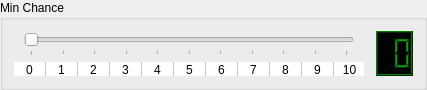
        <widget class="QGroupBox" name="groupSkillMindChance">
         <property name="maximumSize">
          <size>
           <width>16777215</width>
           <height>90</height>
          </size>
         </property>
         <property name="title">
          <string>Min Chance</string>
         </property>
         <layout class="QGridLayout" name="gridLayout_64">
          <item row="0" column="0">
           <layout class="QVBoxLayout" name="verticalSliderSkillHitChance">
            <property name="leftMargin">
             <number>10</number>
            </property>
            <property name="rightMargin">
             <number>16</number>
            </property>
            <item>
             <widget class="QSlider" name="sliderSkillHitChange">
              <property name="sizePolicy">
               <sizepolicy hsizetype="Expanding" vsizetype="Preferred">
                <horstretch>0</horstretch>
                <verstretch>15</verstretch>
               </sizepolicy>
              </property>
              <property name="minimumSize">
               <size>
                <width>330</width>
                <height>0</height>
               </size>
              </property>
              <property name="maximumSize">
               <size>
                <width>330</width>
                <height>16777215</height>
               </size>
              </property>
              <property name="layoutDirection">
               <enum>Qt::LeftToRight</enum>
              </property>
              <property name="maximum">
               <number>10</number>
              </property>
              <property name="pageStep">
               <number>1</number>
              </property>
              <property name="value">
               <number>0</number>
              </property>
              <property name="orientation">
               <enum>Qt::Horizontal</enum>
              </property>
              <property name="tickPosition">
               <enum>QSlider::TicksBelow</enum>
              </property>
             </widget>
            </item>
           </layout>
          </item>
          <item row="0" column="1" rowspan="2">
           <widget class="QLCDNumber" name="lcdSkillHitChance">
            <property name="palette">
             <palette>
              <active>
               <colorrole role="WindowText">
                <brush brushstyle="SolidPattern">
                 <color alpha="255">
                  <red>0</red>
                  <green>170</green>
                  <blue>0</blue>
                 </color>
                </brush>
               </colorrole>
               <colorrole role="Button">
                <brush brushstyle="SolidPattern">
                 <color alpha="255">
                  <red>0</red>
                  <green>85</green>
                  <blue>0</blue>
                 </color>
                </brush>
               </colorrole>
               <colorrole role="Light">
                <brush brushstyle="SolidPattern">
                 <color alpha="255">
                  <red>0</red>
                  <green>127</green>
                  <blue>0</blue>
                 </color>
                </brush>
               </colorrole>
               <colorrole role="Midlight">
                <brush brushstyle="SolidPattern">
                 <color alpha="255">
                  <red>0</red>
                  <green>106</green>
                  <blue>0</blue>
                 </color>
                </brush>
               </colorrole>
               <colorrole role="Dark">
                <brush brushstyle="SolidPattern">
                 <color alpha="255">
                  <red>0</red>
                  <green>42</green>
                  <blue>0</blue>
                 </color>
                </brush>
               </colorrole>
               <colorrole role="Mid">
                <brush brushstyle="SolidPattern">
                 <color alpha="255">
                  <red>0</red>
                  <green>56</green>
                  <blue>0</blue>
                 </color>
                </brush>
               </colorrole>
               <colorrole role="Text">
                <brush brushstyle="SolidPattern">
                 <color alpha="255">
                  <red>255</red>
                  <green>255</green>
                  <blue>255</blue>
                 </color>
                </brush>
               </colorrole>
               <colorrole role="BrightText">
                <brush brushstyle="SolidPattern">
                 <color alpha="255">
                  <red>255</red>
                  <green>255</green>
                  <blue>255</blue>
                 </color>
                </brush>
               </colorrole>
               <colorrole role="ButtonText">
                <brush brushstyle="SolidPattern">
                 <color alpha="255">
                  <red>255</red>
                  <green>255</green>
                  <blue>255</blue>
                 </color>
                </brush>
               </colorrole>
               <colorrole role="Base">
                <brush brushstyle="SolidPattern">
                 <color alpha="255">
                  <red>0</red>
                  <green>0</green>
                  <blue>0</blue>
                 </color>
                </brush>
               </colorrole>
               <colorrole role="Window">
                <brush brushstyle="SolidPattern">
                 <color alpha="255">
                  <red>0</red>
                  <green>0</green>
                  <blue>0</blue>
                 </color>
                </brush>
               </colorrole>
               <colorrole role="Shadow">
                <brush brushstyle="SolidPattern">
                 <color alpha="255">
                  <red>0</red>
                  <green>0</green>
                  <blue>0</blue>
                 </color>
                </brush>
               </colorrole>
               <colorrole role="AlternateBase">
                <brush brushstyle="SolidPattern">
                 <color alpha="255">
                  <red>0</red>
                  <green>42</green>
                  <blue>0</blue>
                 </color>
                </brush>
               </colorrole>
               <colorrole role="ToolTipBase">
                <brush brushstyle="SolidPattern">
                 <color alpha="255">
                  <red>255</red>
                  <green>255</green>
                  <blue>220</blue>
                 </color>
                </brush>
               </colorrole>
               <colorrole role="ToolTipText">
                <brush brushstyle="SolidPattern">
                 <color alpha="255">
                  <red>0</red>
                  <green>0</green>
                  <blue>0</blue>
                 </color>
                </brush>
               </colorrole>
              </active>
              <inactive>
               <colorrole role="WindowText">
                <brush brushstyle="SolidPattern">
                 <color alpha="255">
                  <red>0</red>
                  <green>170</green>
                  <blue>0</blue>
                 </color>
                </brush>
               </colorrole>
               <colorrole role="Button">
                <brush brushstyle="SolidPattern">
                 <color alpha="255">
                  <red>0</red>
                  <green>85</green>
                  <blue>0</blue>
                 </color>
                </brush>
               </colorrole>
               <colorrole role="Light">
                <brush brushstyle="SolidPattern">
                 <color alpha="255">
                  <red>0</red>
                  <green>127</green>
                  <blue>0</blue>
                 </color>
                </brush>
               </colorrole>
               <colorrole role="Midlight">
                <brush brushstyle="SolidPattern">
                 <color alpha="255">
                  <red>0</red>
                  <green>106</green>
                  <blue>0</blue>
                 </color>
                </brush>
               </colorrole>
               <colorrole role="Dark">
                <brush brushstyle="SolidPattern">
                 <color alpha="255">
                  <red>0</red>
                  <green>42</green>
                  <blue>0</blue>
                 </color>
                </brush>
               </colorrole>
               <colorrole role="Mid">
                <brush brushstyle="SolidPattern">
                 <color alpha="255">
                  <red>0</red>
                  <green>56</green>
                  <blue>0</blue>
                 </color>
                </brush>
               </colorrole>
               <colorrole role="Text">
                <brush brushstyle="SolidPattern">
                 <color alpha="255">
                  <red>255</red>
                  <green>255</green>
                  <blue>255</blue>
                 </color>
                </brush>
               </colorrole>
               <colorrole role="BrightText">
                <brush brushstyle="SolidPattern">
                 <color alpha="255">
                  <red>255</red>
                  <green>255</green>
                  <blue>255</blue>
                 </color>
                </brush>
               </colorrole>
               <colorrole role="ButtonText">
                <brush brushstyle="SolidPattern">
                 <color alpha="255">
                  <red>255</red>
                  <green>255</green>
                  <blue>255</blue>
                 </color>
                </brush>
               </colorrole>
               <colorrole role="Base">
                <brush brushstyle="SolidPattern">
                 <color alpha="255">
                  <red>0</red>
                  <green>0</green>
                  <blue>0</blue>
                 </color>
                </brush>
               </colorrole>
               <colorrole role="Window">
                <brush brushstyle="SolidPattern">
                 <color alpha="255">
                  <red>0</red>
                  <green>0</green>
                  <blue>0</blue>
                 </color>
                </brush>
               </colorrole>
               <colorrole role="Shadow">
                <brush brushstyle="SolidPattern">
                 <color alpha="255">
                  <red>0</red>
                  <green>0</green>
                  <blue>0</blue>
                 </color>
                </brush>
               </colorrole>
               <colorrole role="AlternateBase">
                <brush brushstyle="SolidPattern">
                 <color alpha="255">
                  <red>0</red>
                  <green>42</green>
                  <blue>0</blue>
                 </color>
                </brush>
               </colorrole>
               <colorrole role="ToolTipBase">
                <brush brushstyle="SolidPattern">
                 <color alpha="255">
                  <red>255</red>
                  <green>255</green>
                  <blue>220</blue>
                 </color>
                </brush>
               </colorrole>
               <colorrole role="ToolTipText">
                <brush brushstyle="SolidPattern">
                 <color alpha="255">
                  <red>0</red>
                  <green>0</green>
                  <blue>0</blue>
                 </color>
                </brush>
               </colorrole>
              </inactive>
              <disabled>
               <colorrole role="WindowText">
                <brush brushstyle="SolidPattern">
                 <color alpha="255">
                  <red>0</red>
                  <green>42</green>
                  <blue>0</blue>
                 </color>
                </brush>
               </colorrole>
               <colorrole role="Button">
                <brush brushstyle="SolidPattern">
                 <color alpha="255">
                  <red>0</red>
                  <green>85</green>
                  <blue>0</blue>
                 </color>
                </brush>
               </colorrole>
               <colorrole role="Light">
                <brush brushstyle="SolidPattern">
                 <color alpha="255">
                  <red>0</red>
                  <green>127</green>
                  <blue>0</blue>
                 </color>
                </brush>
               </colorrole>
               <colorrole role="Midlight">
                <brush brushstyle="SolidPattern">
                 <color alpha="255">
                  <red>0</red>
                  <green>106</green>
                  <blue>0</blue>
                 </color>
                </brush>
               </colorrole>
               <colorrole role="Dark">
                <brush brushstyle="SolidPattern">
                 <color alpha="255">
                  <red>0</red>
                  <green>42</green>
                  <blue>0</blue>
                 </color>
                </brush>
               </colorrole>
               <colorrole role="Mid">
                <brush brushstyle="SolidPattern">
                 <color alpha="255">
                  <red>0</red>
                  <green>56</green>
                  <blue>0</blue>
                 </color>
                </brush>
               </colorrole>
               <colorrole role="Text">
                <brush brushstyle="SolidPattern">
                 <color alpha="255">
                  <red>0</red>
                  <green>42</green>
                  <blue>0</blue>
                 </color>
                </brush>
               </colorrole>
               <colorrole role="BrightText">
                <brush brushstyle="SolidPattern">
                 <color alpha="255">
                  <red>255</red>
                  <green>255</green>
                  <blue>255</blue>
                 </color>
                </brush>
               </colorrole>
               <colorrole role="ButtonText">
                <brush brushstyle="SolidPattern">
                 <color alpha="255">
                  <red>0</red>
                  <green>42</green>
                  <blue>0</blue>
                 </color>
                </brush>
               </colorrole>
               <colorrole role="Base">
                <brush brushstyle="SolidPattern">
                 <color alpha="255">
                  <red>0</red>
                  <green>0</green>
                  <blue>0</blue>
                 </color>
                </brush>
               </colorrole>
               <colorrole role="Window">
                <brush brushstyle="SolidPattern">
                 <color alpha="255">
                  <red>0</red>
                  <green>0</green>
                  <blue>0</blue>
                 </color>
                </brush>
               </colorrole>
               <colorrole role="Shadow">
                <brush brushstyle="SolidPattern">
                 <color alpha="255">
                  <red>0</red>
                  <green>0</green>
                  <blue>0</blue>
                 </color>
                </brush>
               </colorrole>
               <colorrole role="AlternateBase">
                <brush brushstyle="SolidPattern">
                 <color alpha="255">
                  <red>0</red>
                  <green>85</green>
                  <blue>0</blue>
                 </color>
                </brush>
               </colorrole>
               <colorrole role="ToolTipBase">
                <brush brushstyle="SolidPattern">
                 <color alpha="255">
                  <red>255</red>
                  <green>255</green>
                  <blue>220</blue>
                 </color>
                </brush>
               </colorrole>
               <colorrole role="ToolTipText">
                <brush brushstyle="SolidPattern">
                 <color alpha="255">
                  <red>0</red>
                  <green>0</green>
                  <blue>0</blue>
                 </color>
                </brush>
               </colorrole>
              </disabled>
             </palette>
            </property>
            <property name="autoFillBackground">
             <bool>true</bool>
            </property>
            <property name="frameShape">
             <enum>QFrame::Box</enum>
            </property>
            <property name="frameShadow">
             <enum>QFrame::Raised</enum>
            </property>
            <property name="lineWidth">
             <number>1</number>
            </property>
            <property name="smallDecimalPoint">
             <bool>false</bool>
            </property>
            <property name="digitCount">
             <number>2</number>
            </property>
            <property name="value" stdset="0">
             <double>0.000000000000000</double>
            </property>
           </widget>
          </item>
          <item row="1" column="0">
           <widget class="QTableWidget" name="tableSkillA">
            <property name="minimumSize">
             <size>
              <width>350</width>
              <height>0</height>
             </size>
            </property>
            <property name="maximumSize">
             <size>
              <width>350</width>
              <height>14</height>
             </size>
            </property>
            <property name="frameShape">
             <enum>QFrame::NoFrame</enum>
            </property>
            <property name="lineWidth">
             <number>0</number>
            </property>
            <property name="verticalScrollBarPolicy">
             <enum>Qt::ScrollBarAlwaysOff</enum>
            </property>
            <property name="horizontalScrollBarPolicy">
             <enum>Qt::ScrollBarAlwaysOff</enum>
            </property>
            <property name="autoScroll">
             <bool>false</bool>
            </property>
            <property name="editTriggers">
             <set>QAbstractItemView::NoEditTriggers</set>
            </property>
            <property name="tabKeyNavigation">
             <bool>false</bool>
            </property>
            <property name="showDropIndicator" stdset="0">
             <bool>false</bool>
            </property>
            <property name="dragDropOverwriteMode">
             <bool>false</bool>
            </property>
            <property name="selectionMode">
             <enum>QAbstractItemView::NoSelection</enum>
            </property>
            <property name="textElideMode">
             <enum>Qt::ElideRight</enum>
            </property>
            <property name="gridStyle">
             <enum>Qt::SolidLine</enum>
            </property>
            <property name="wordWrap">
             <bool>false</bool>
            </property>
            <property name="cornerButtonEnabled">
             <bool>false</bool>
            </property>
            <property name="rowCount">
             <number>1</number>
            </property>
            <attribute name="horizontalHeaderVisible">
             <bool>false</bool>
            </attribute>
            <attribute name="horizontalHeaderDefaultSectionSize">
             <number>32</number>
            </attribute>
            <attribute name="verticalHeaderVisible">
             <bool>false</bool>
            </attribute>
            <attribute name="verticalHeaderDefaultSectionSize">
             <number>16</number>
            </attribute>
            <row>
             <property name="text">
              <string>New Row</string>
             </property>
            </row>
            <column>
             <property name="text">
              <string>0</string>
             </property>
            </column>
            <column>
             <property name="text">
              <string>1</string>
             </property>
            </column>
            <column>
             <property name="text">
              <string>2</string>
             </property>
            </column>
            <column>
             <property name="text">
              <string>3</string>
             </property>
            </column>
            <column>
             <property name="text">
              <string>4</string>
             </property>
            </column>
            <column>
             <property name="text">
              <string>5</string>
             </property>
            </column>
            <column>
             <property name="text">
              <string>6</string>
             </property>
            </column>
            <column>
             <property name="text">
              <string>7</string>
             </property>
            </column>
            <column>
             <property name="text">
              <string>8</string>
             </property>
            </column>
            <column>
             <property name="text">
              <string>9</string>
             </property>
            </column>
            <column>
             <property name="text">
              <string>10</string>
             </property>
            </column>
            <item row="0" column="0">
             <property name="text">
              <string>0</string>
             </property>
             <property name="textAlignment">
              <set>AlignHCenter|AlignVCenter|AlignCenter</set>
             </property>
            </item>
            <item row="0" column="1">
             <property name="text">
              <string>1</string>
             </property>
             <property name="textAlignment">
              <set>AlignHCenter|AlignVCenter|AlignCenter</set>
             </property>
            </item>
            <item row="0" column="2">
             <property name="text">
              <string>2</string>
             </property>
             <property name="textAlignment">
              <set>AlignHCenter|AlignVCenter|AlignCenter</set>
             </property>
            </item>
            <item row="0" column="3">
             <property name="text">
              <string>3</string>
             </property>
             <property name="textAlignment">
              <set>AlignHCenter|AlignVCenter|AlignCenter</set>
             </property>
            </item>
            <item row="0" column="4">
             <property name="text">
              <string>4</string>
             </property>
             <property name="textAlignment">
              <set>AlignHCenter|AlignVCenter|AlignCenter</set>
             </property>
            </item>
            <item row="0" column="5">
             <property name="text">
              <string>5</string>
             </property>
             <property name="textAlignment">
              <set>AlignHCenter|AlignVCenter|AlignCenter</set>
             </property>
            </item>
            <item row="0" column="6">
             <property name="text">
              <string>6</string>
             </property>
             <property name="textAlignment">
              <set>AlignHCenter|AlignVCenter|AlignCenter</set>
             </property>
            </item>
            <item row="0" column="7">
             <property name="text">
              <string>7</string>
             </property>
             <property name="textAlignment">
              <set>AlignHCenter|AlignVCenter|AlignCenter</set>
             </property>
            </item>
            <item row="0" column="8">
             <property name="text">
              <string>8</string>
             </property>
             <property name="textAlignment">
              <set>AlignHCenter|AlignVCenter|AlignCenter</set>
             </property>
            </item>
            <item row="0" column="9">
             <property name="text">
              <string>9</string>
             </property>
             <property name="textAlignment">
              <set>AlignHCenter|AlignVCenter|AlignCenter</set>
             </property>
            </item>
            <item row="0" column="10">
             <property name="text">
              <string>10</string>
             </property>
             <property name="textAlignment">
              <set>AlignHCenter|AlignVCenter|AlignCenter</set>
             </property>
            </item>
           </widget>
          </item>
         </layout>
        </widget>
